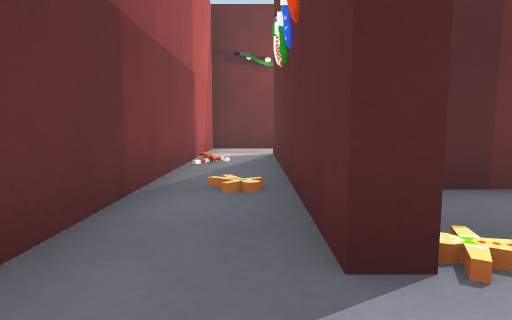
View 1 (above)

15 first-person views from a walk through a 3-D level made in the Unity game engine. The camera is 0.68 m above the floor, tilts 6° down and sees 75° across. The floor is counted in squares, 1 m on a side. Each view is taken from the middle of a square. On the plan, view 1 faces up. The plan holds only what a view shows up to about 10 squares ahead; the rest is blank. The place goes on beyond the plan. The player character is not drawn.

View 2
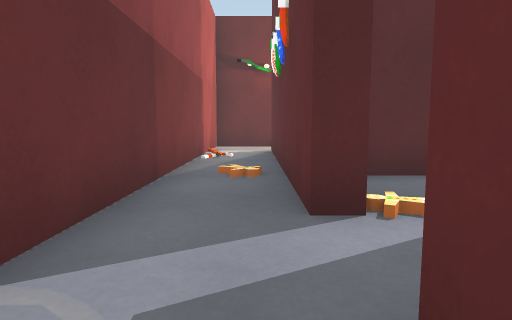

View 3
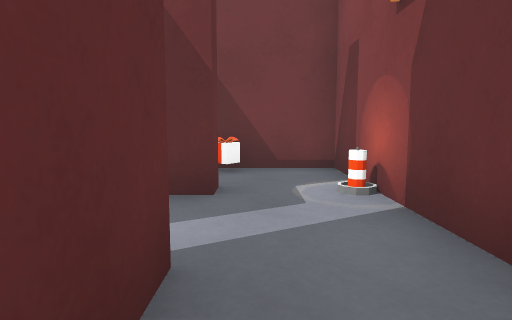

View 4
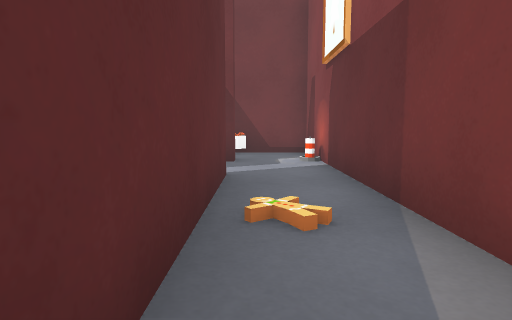

View 5
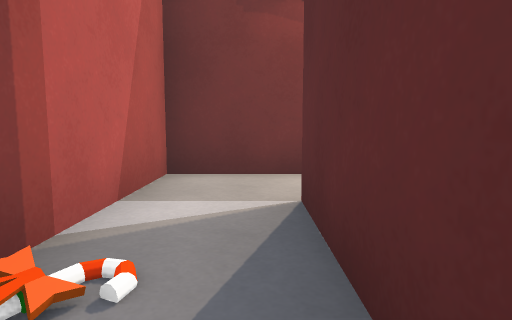

View 6
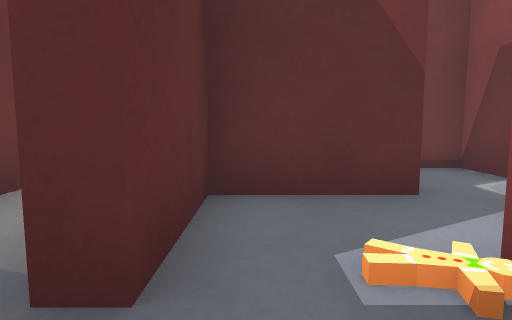

View 7
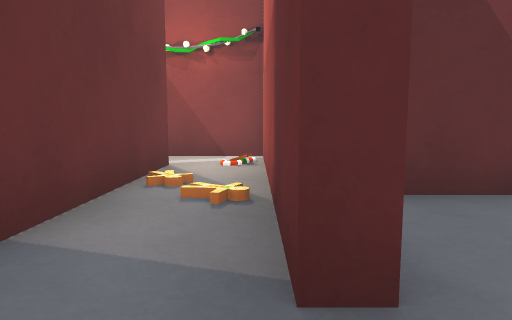

View 8
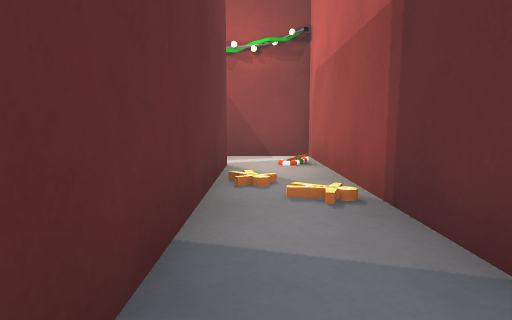

View 9
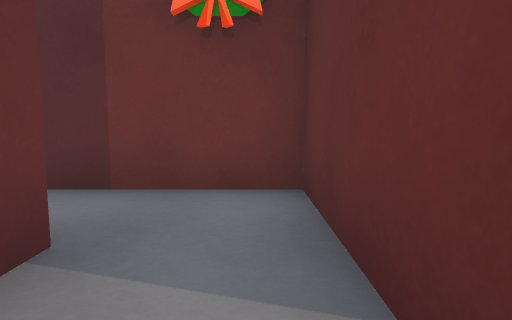

View 10
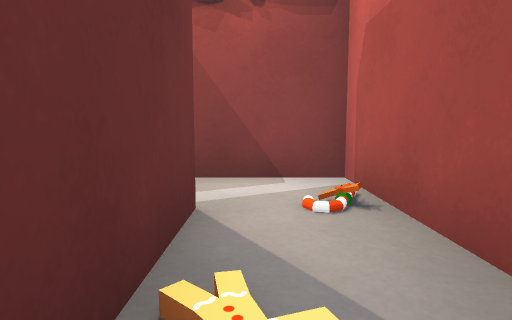

View 11
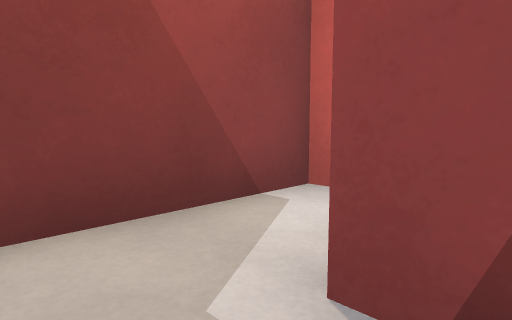

View 12
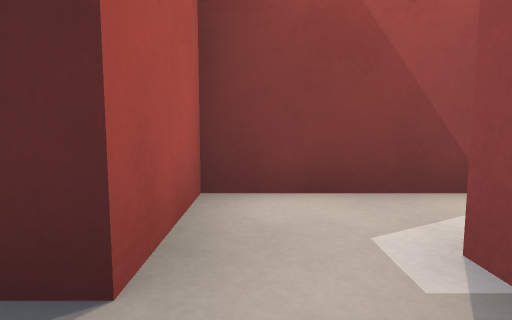

View 13
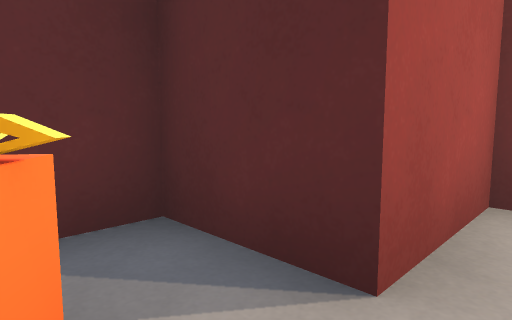

View 14
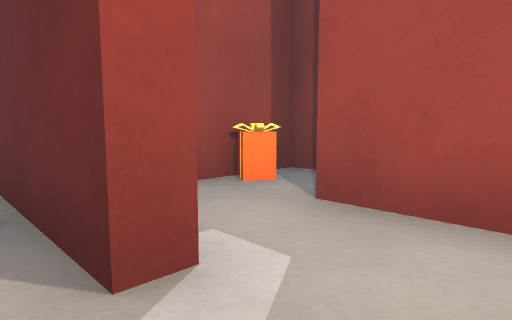

View 15
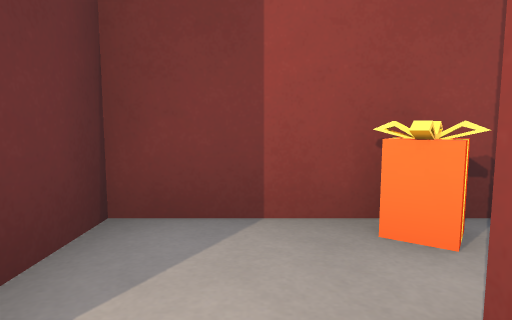

### Floor plan
Points are (right, up) in squares from view 1. A wall is a line through its corners. A room is listed if a view was taken in it or the views show most of it. See-through windows are left out.
Room 1 (views 1, 2, 3, 4, 5)
walls: (0.9, 1.5) (0.4, 1.5) (0.4, 8); (0.4, -0.6) (0.4, -0.2) (1.6, -0.2); (0.8, 9.6) (-1.2, 9.6) (-1.2, -2.2) (0.6, -2.2)
ways out: opening at (1, 1) to room 2
objects: candle (-1, 0); other object (0, -2)
Room 2 (views 6, 7, 8, 9, 10, 14)
walls: (1.6, -0.2) (2.5, -0.2) (2.5, 1.8) (2.8, 1.8) (2.8, -4.3) (5.4, -4.3); (4.9, -2.7) (4.5, -2.7) (4.5, 3.5) (1.5, 3.5)
ways out: opening at (1, 1) to room 1; opening at (5, -3.5) to room 3
Room 3 (views 11, 12, 13, 15)
walls: (5.4, -4.3) (6.6, -4.3) (6.6, -2.2) (8.2, -2.2) (8.2, -0.6) (4.9, -0.6) (4.9, -2.7)
ways out: opening at (5, -3.5) to room 2
objects: other object (7, -1)

Where each view was taken, in squares from view 1:
view 1: 0 up, 0 right, facing up
view 2: 1 down, 0 right, facing up
view 3: 3 up, 0 right, facing down
view 4: 6 up, 0 right, facing down
view 5: 5 up, 0 right, facing up
view 6: 3 up, 2 right, facing down
view 7: 3 up, 3 right, facing down
view 8: 3 up, 4 right, facing down
view 9: 0 up, 4 right, facing up
view 10: 0 up, 4 right, facing down
view 11: 2 down, 6 right, facing down-left
view 12: 1 down, 6 right, facing down
view 13: 1 down, 6 right, facing down-right
view 14: 4 down, 4 right, facing up-right
view 15: 3 down, 6 right, facing up
